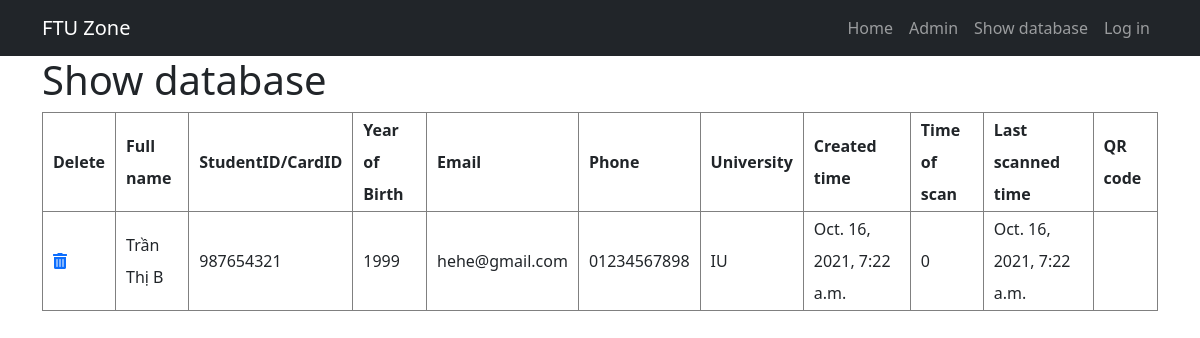
The app's page /app/showdtb/ with its own data.
### checkapp/models.py (models this page shows, shortened)
class Customers(models.Model):
  user_id = models.UUIDField(primary_key=True, default=uuid.uuid4, editable=False)
  name = models.CharField(max_length=256)
  CardId = models.CharField(max_length=20, blank=True)
  YearofBirth = models.CharField(blank=True, max_length=4)
  email = models.EmailField(default="@gmail.com")
  phone = models.CharField(max_length=15, blank=True)
  school = models.CharField(max_length=256)
  created_time = models.DateTimeField(default=datetime.now, editable=False)
  times_of_scan = models.IntegerField(default=0, editable=False)
  last_scanned = models.DateTimeField(default=datetime.now, editable=False)

### checkapp/views.py (the view)
# urls.py: path('showdtb/', views.showDTB, name="showdtb"),
def showDTB(req):
  data = Customers.objects.order_by("created_time")
  return render(req, "checkapp/showdtb.html", {"th_data": data})

### templates/checkapp/showdtb.html
<!DOCTYPE html>
{% extends "checkapp/base.html" %}
{% load qr_code %}
{% block body_block %}
  <h1>Show database</h1>
  {% if th_data %}
    <table>
      <thead>
        <th>Delete</th>
        <th>Full name</th>
        <th>StudentID/CardID</th>
        <th>Year of Birth</th>
        <th>Email</th>
        <th>Phone</th>
        <th>University</th>
        <th>Created time</th>
        <th>Time of scan</th>
        <th>Last scanned time</th>
        <th>QR code</th>
      </thead>
      <tbody>
      {% for row in th_data %}
        <tr>
          <td><a href="/app/delete/{{row.user_id}}"><i class="fas fa-trash-alt"></i></a></td>
          <td>{{ row.name }}</td>
          <td>{{ row.CardId }}</td>
          <td>{{ row.YearofBirth }}</td>
          <td>{{ row.email }}</td>
          <td>{{ row.phone }}</td>
          <td>{{ row.school }}</td>
          <td>{{ row.created_time }}</td>
          <td>{{ row.times_of_scan }}</td>
          <td>{{ row.last_scanned }}</td>
          <td>{% qr_from_text row.qr_link_heroku size="T" image_format="png" error_correction="L" %}
          </td>
        </tr>
      {% endfor %}
      </tbody>
    </table>
  {% else %}
    <h2>Data not founded!</h2>
  {% endif %}
{% endblock %}

### static/css/style.css (style rules this page uses)
table { line-height: 2rem; }
td, th { padding-left: 10px; padding-right: 10px; border: 1px gray solid; }

### records on screen
Customers: name "Trần Thị B", CardId "987654321", YearofBirth "1999", email "hehe@gmail.com", phone "01234567898", school "IU", created_time "Oct. 16, 2021, 7:22 a.m.", times_of_scan "0", last_scanned "Oct. 16, 2021, 7:22 a.m."
